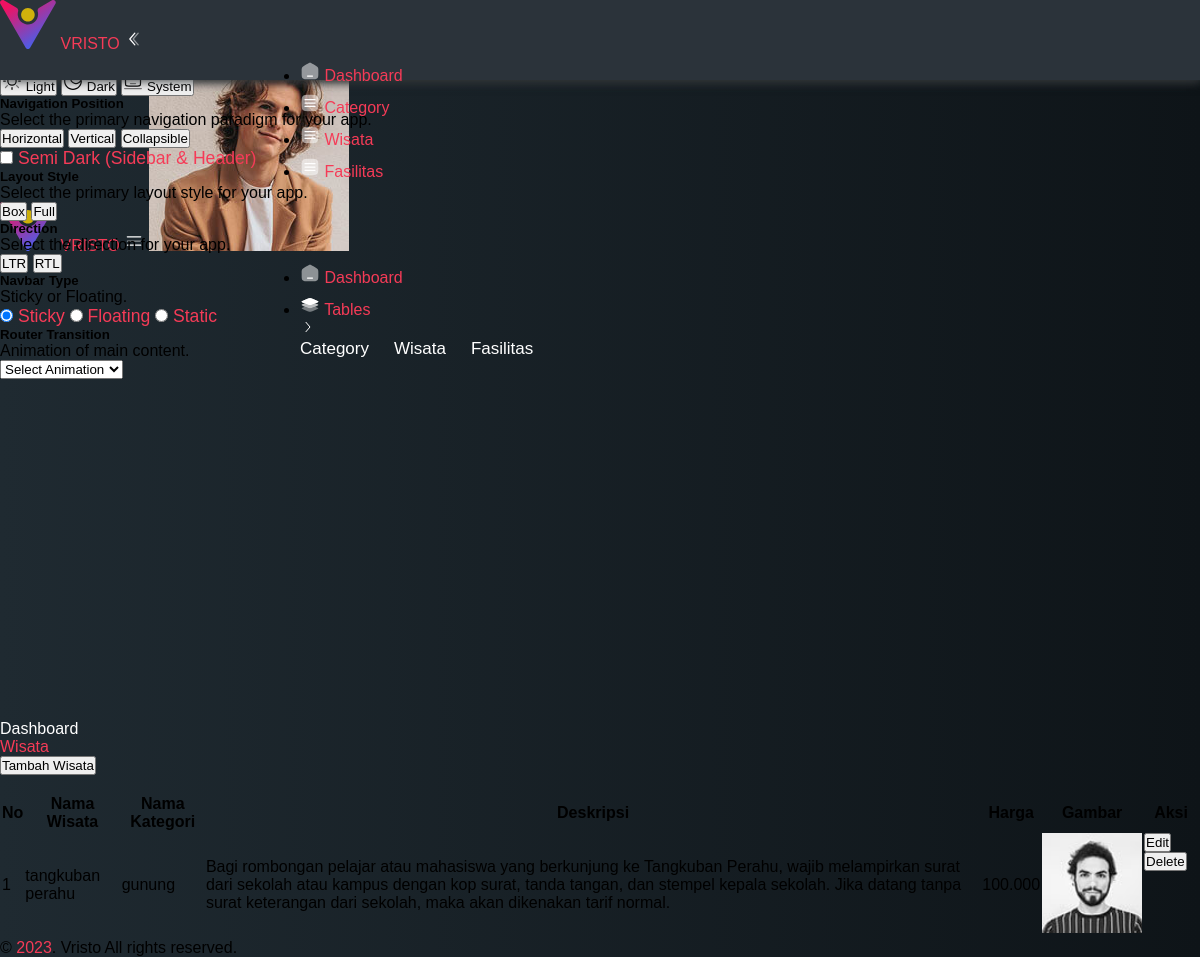
The app's page /admin/wisata.php with its own data.
### tables this page shows
CREATE TABLE `tempat_wisata` (
  `id` int(11) NOT NULL,
  `nama_tempat` varchar(100) NOT NULL,
  `deskripsi` text DEFAULT NULL,
  `htm` int(11) DEFAULT NULL,
  `kategori_id` int(11) DEFAULT NULL,
  `image` varchar(255) NOT NULL
);

CREATE TABLE `kategori` (
  `id` int(11) NOT NULL,
  `nama_kategori` varchar(50) NOT NULL
);

### admin/wisata.php (the view, shortened to what the rows shown need)
<?php
include "connection.php";
?>
<!DOCTYPE html>
<html lang="en">
<head>
    <link rel="stylesheet" type="text/css" media="screen" href="assets/css/perfect-scrollbar.min.css" />
    <link rel="stylesheet" href="assets/css/highlight.min.css" />
    <link rel="stylesheet" type="text/css" media="screen" href="assets/css/style.css" />
    <link defer rel="stylesheet" type="text/css" media="screen" href="assets/css/animate.css" />
</head>
<body x-data="main" class="relative overflow-x-hidden font-nunito text-sm font-normal antialiased" :class="[ $store.app.sidebar ? 'toggle-sidebar' : '', $store.app.theme, $store.app.menu, $store.app.layout,$store.app.rtlClass]">
    <div class="main-container min-h-screen text-black dark:text-white-dark" :class="[$store.app.navbar]">
        <div class="main-content">
            <div class="animate__animated p-6" :class="[$store.app.animation]">
                <div x-data="striped">
                    <div class="panel mt-3">
                        <table id="tableAll" class="table-striped table-hover table-bordered table-compact">
                            <thead>
                                <tr>
                                    <th>No</th>
                                    <th>Nama Wisata</th>
                                    <th>Nama Kategori</th>
                                    <th>Deskripsi</th>
                                    <th>Harga</th>
                                    <th>Gambar</th>
                                    <th>Aksi</th>
                                </tr>
                            </thead>
                            <tbody>
                                <?php
                                $datawisata = mysqli_query($conn, "SELECT w.*, k.nama_kategori FROM tempat_wisata w
                                JOIN kategori k ON w.kategori_id = k.id");
                                $i = 1;
                                while ($ambildata = mysqli_fetch_array($datawisata)) {
                                    $nama_tempat = $ambildata['nama_tempat'];
                                    $nama_kategori = $ambildata['nama_kategori'];
                                    $deskripsi = $ambildata['deskripsi'];
                                    $harga = $ambildata['htm'];
                                    $image = $ambildata['image'];
                                ?>
                                    <tr>
                                        <td><?= $i++; ?></td>
                                        <td><?= $nama_tempat; ?></td>
                                        <td><?= $nama_kategori; ?></td>
                                        <td><?= $deskripsi; ?></td>
                                        <td><?= number_format($harga, 0, ',', '.'); ?></td>
                                        <td><img src="assets/images/<?= $image; ?>" width="100px"></td>
                                        <td class="flex flex-wrap gap-2">
                                            <button type="button" class="btn btn-warning btn-sm">Edit</button>
                                            <button type="button" class="btn btn-danger btn-sm">Delete</button>
                                        </td>
                                    </tr>
                                <?php
                                };
                                ?>
                            </tbody>
                        </table>
                    </div>
                </div>
            </div>
        </div>
    </div>
</body>
</html>

### records on screen
tempat_wisata: nama_tempat "tangkuban perahu", kategori.nama_kategori "gunung", deskripsi "Bagi rombongan pelajar atau mahasiswa yang berkunjung ke Tangkuban Perahu, wajib melampirkan surat dari sekolah atau kampus dengan kop surat, tanda tangan, dan stempel kepala sekolah. Jika datang tanpa surat keterangan dari sekolah, maka akan dikenakan tarif normal.", htm "100.000", image (picture)
